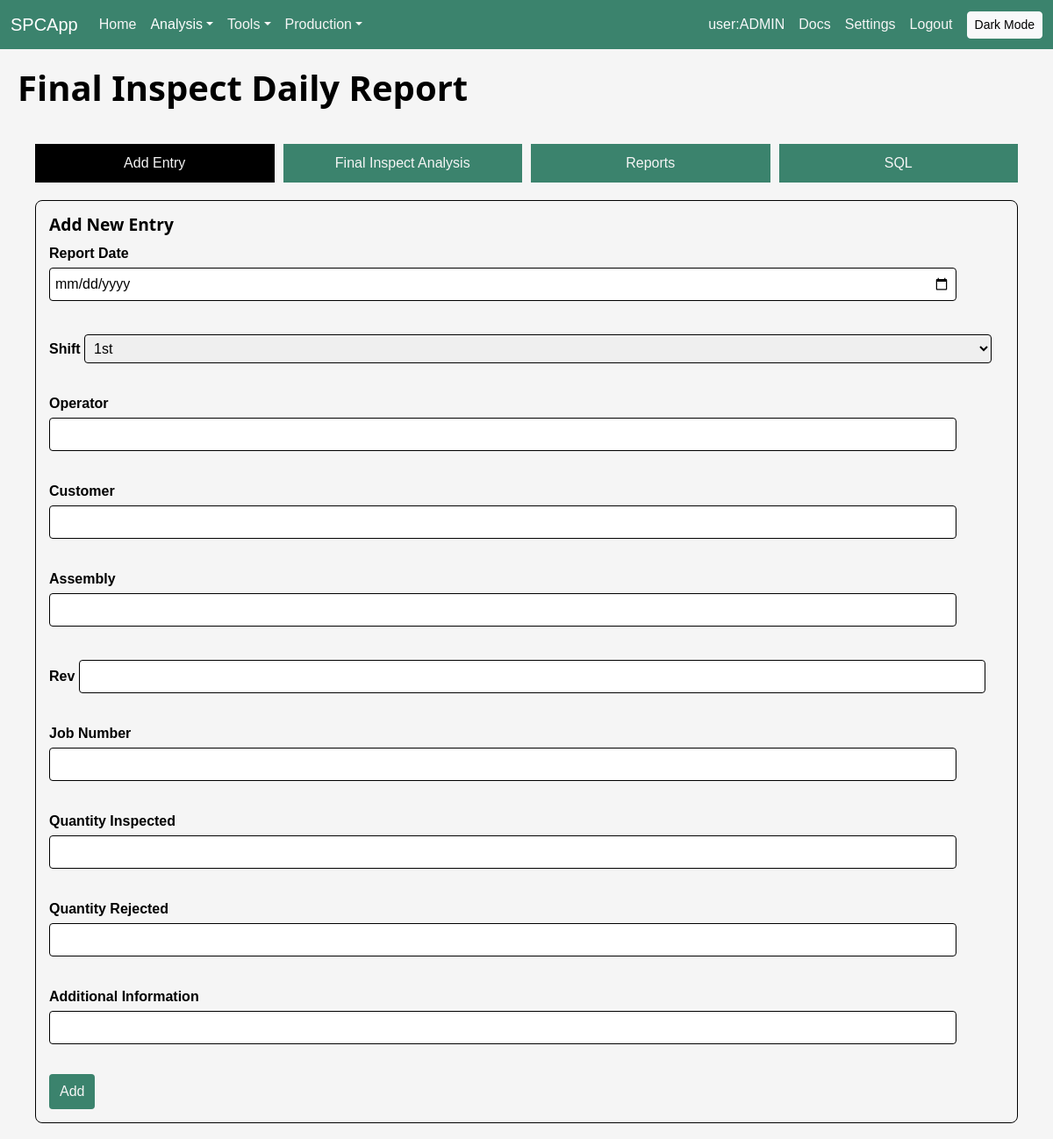
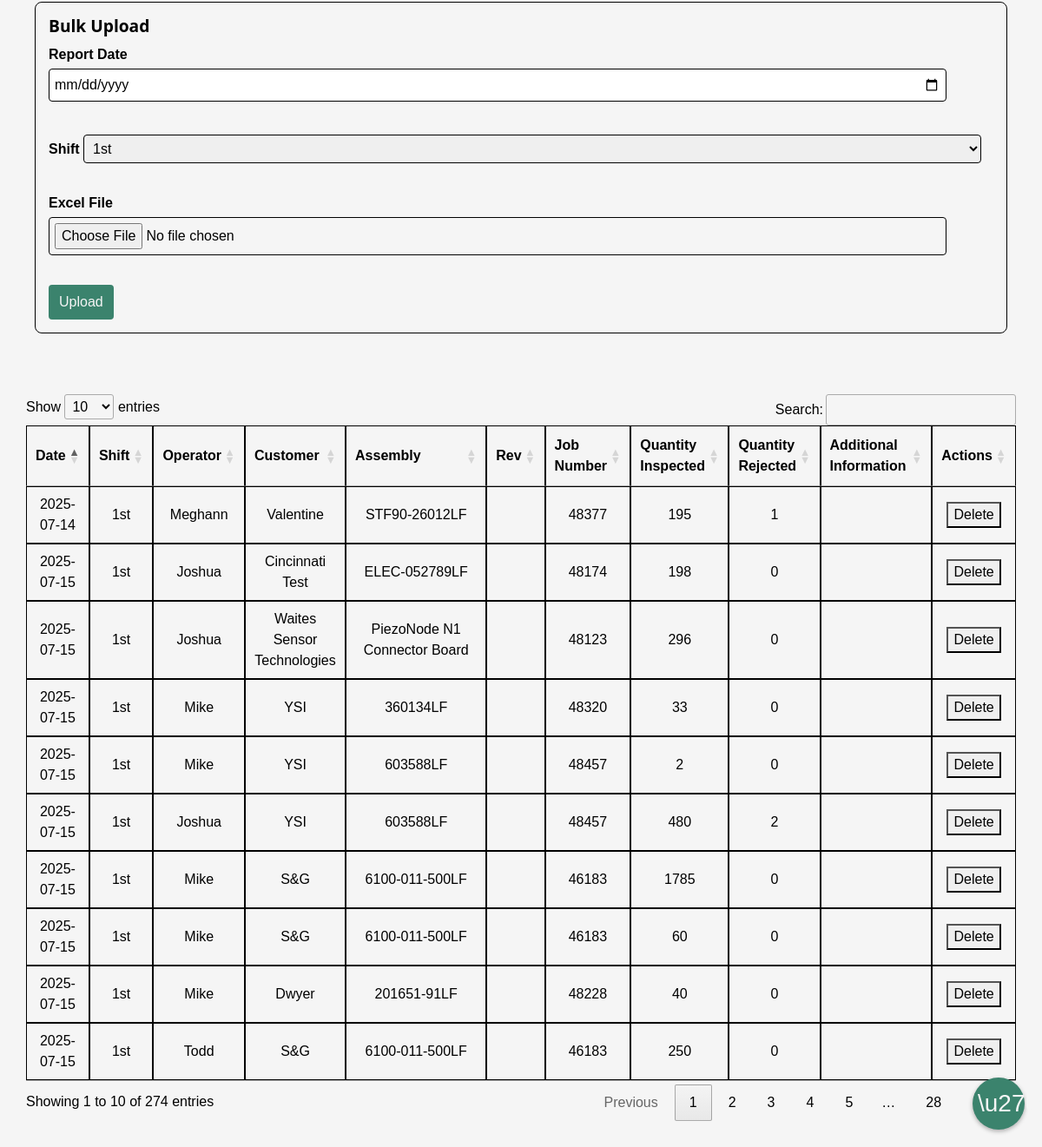
/final-inspect (signed in), run on the app's committed database (2 pictures, top to bottom).
### tables this page shows
CREATE TABLE users (
            id INTEGER PRIMARY KEY AUTOINCREMENT,
            username TEXT UNIQUE,
            password TEXT,
            part_markings INTEGER DEFAULT 0,
            aoi INTEGER DEFAULT 0,
            analysis INTEGER DEFAULT 0,
            dashboard INTEGER DEFAULT 0,
            reports INTEGER DEFAULT 0,
            c_suite INTEGER DEFAULT 0,
            is_admin INTEGER DEFAULT 0
        );

CREATE TABLE fi_reports (
            id INTEGER PRIMARY KEY AUTOINCREMENT,
            report_date TEXT NOT NULL,
            shift TEXT,
            operator TEXT,
            customer TEXT,
            assembly TEXT,
            rev TEXT,
            job_number TEXT,
            qty_inspected INTEGER,
            qty_rejected INTEGER,
            additional_info TEXT
        );

### run.py (the view, shortened to what this page needs)
@app.route('/final-inspect', methods=['GET', 'POST'])
@login_required
def final_inspect_report():
    conn = get_db()
    start = request.args.get('start')
    end = request.args.get('end')
    customer = request.args.get('customer')
    shift_filter = request.args.get('shift')
    operator_filter = request.args.get('operator')
    assembly_filter = request.args.get('assembly')
    where = 'WHERE 1=1'
    params = []
    if start:
        where += ' AND report_date >= ?'
        params.append(start)
    if end:
        where += ' AND report_date <= ?'
        params.append(end)
    if customer:
        where += ' AND customer = ?'
        params.append(customer)
    if shift_filter:
        where += ' AND shift = ?'
        params.append(shift_filter)
    if operator_filter:
        where += ' AND operator = ?'
        params.append(operator_filter)
    if assembly_filter:
        where += ' AND assembly = ?'
        params.append(assembly_filter)
    rows = conn.execute(
        f'SELECT * FROM fi_reports {where} ORDER BY report_date DESC, id DESC',
        params,
    ).fetchall()
    op_rows = conn.execute(
        f'SELECT operator, SUM(qty_inspected) AS inspected, SUM(qty_rejected) AS rejected '
        f'FROM fi_reports {where} GROUP BY operator ORDER BY inspected DESC',
        params,
    ).fetchall()
    asm_rows = conn.execute(
        f'SELECT assembly, SUM(qty_inspected) AS inspected, SUM(qty_rejected) AS rejected '
        f'FROM fi_reports {where} GROUP BY assembly ORDER BY inspected DESC',
        params,
    ).fetchall()
    shift_rows = conn.execute(
        f'SELECT report_date, shift, SUM(qty_inspected) AS inspected, '
        f'SUM(qty_rejected) AS rejected FROM fi_reports {where} '
        f'GROUP BY report_date, shift ORDER BY report_date, shift',
        params,
    ).fetchall()
    cust_rows = conn.execute(
        f'SELECT customer, SUM(qty_rejected)*1.0/SUM(qty_inspected) AS rate '
        f'FROM fi_reports {where} GROUP BY customer ORDER BY customer',
        params,
    ).fetchall()
    yield_rows = conn.execute(
        f'SELECT report_date, 1 - SUM(qty_rejected)*1.0/SUM(qty_inspected) AS yield '
        f'FROM fi_reports {where} GROUP BY report_date ORDER BY report_date',
        params,
    ).fetchall()
    customer_opts = [r['customer'] for r in conn.execute('SELECT DISTINCT customer FROM fi_reports ORDER BY customer').fetchall()]
    shift_opts = [r['shift'] for r in conn.execute('SELECT DISTINCT shift FROM fi_reports ORDER BY shift').fetchall()]
    operator_opts = [r['operator'] for r in conn.execute('SELECT DISTINCT operator FROM fi_reports ORDER BY operator').fetchall()]
    assembly_opts = [r['assembly'] for r in conn.execute('SELECT DISTINCT assembly FROM fi_reports ORDER BY assembly').fetchall()]
    conn.close()
    operators = []
    for r in op_rows:
        inspected = r['inspected'] or 0
        rejected = r['rejected'] or 0
        yield_rate = 1 - (rejected / inspected) if inspected else 0
        operators.append({
            'operator': r['operator'],
            'inspected': inspected,
            'rejected': rejected,
            'yield': yield_rate,
        })
    assemblies = []
    for r in asm_rows:
        inspected = r['inspected'] or 0
        rejected = r['rejected'] or 0
        yield_rate = 1 - (rejected / inspected) if inspected else 0
        assemblies.append({
            'assembly': r['assembly'],
            'inspected': inspected,
            'rejected': rejected,
            'yield': yield_rate,
        })
    shift_totals = [
        {
            'report_date': r['report_date'],
            'shift': r['shift'],
            'inspected': r['inspected'] or 0,
            'rejected': r['rejected'] or 0,
        }
        for r in shift_rows
    ]
    customer_rates = [
        {
            'customer': r['customer'],
            'rate': r['rate'] or 0,
        }
        for r in cust_rows
    ]
    yield_series = [
        {
            'report_date': r['report_date'],
            'yield': r['yield'] or 0,
        }
        for r in yield_rows
    ]
    return render_template(
        'final_inspect.html',
        records=rows,
        operators=operators,
        assemblies=assemblies,
        shift_totals=shift_totals,
        customer_rates=customer_rates,
        yield_series=yield_series,
        customers=customer_opts,
        shifts=shift_opts,
        operator_opts=operator_opts,
        assembly_opts=assembly_opts,
        start=start,
        end=end,
        selected_customer=customer,
        selected_shift=shift_filter,
        selected_operator=operator_filter,
        selected_assembly=assembly_filter,
        report_base='final-inspect',
    )

### templates/final_inspect.html (shortened to what this page needs)
{% extends 'base.html' %}
{% block head_extra %}
  <link rel="stylesheet" href="https://cdn.datatables.net/1.13.4/css/jquery.dataTables.min.css">
{% endblock %}
{% block content %}
  <h1>Final Inspect Daily Report</h1>
  <div id="container">
    <div id="aoi-actions">
      <nav class="tab-nav">
        <button class="tab-link active" data-tab="add-entry" data-desc="Record new inspection results." data-more="Log final inspect data individually or through bulk upload.">Add Entry</button>
        <button class="tab-link" data-tab="analysis" data-desc="Review final inspection metrics." data-more="Analyze yields and defect trends to monitor quality.">Final Inspect Analysis</button>
        <button class="tab-link" data-tab="reports" data-desc="Generate and export summary reports." data-more="Create PDF summaries of inspections for distribution.">Reports</button>
        <button class="tab-link" data-tab="sql" data-desc="Run custom queries on final inspect data." data-more="Use SQL to directly access underlying inspection records.">SQL</button>
      </nav>
      <div id="add-entry" class="tab-content active">
        <div class="action-panel">
          {% if is_admin or permissions['aoi'] %}
          <div class="action-card">
            <h2>Add New Entry</h2>
            <form method="post">
              <label>Report Date
                <input type="date" name="report_date" required>
              </label><br>
              <label>Shift
                <select name="shift" required>
                  <option value="1st">1st</option>
                </select>
              </label><br>
              <label>Operator
                <input type="text" name="operator" required>
              </label><br>
              <label>Customer
                <input type="text" name="customer">
              </label><br>
              <label>Assembly
                <input type="text" name="assembly">
              </label><br>
              <label>Rev
                <input type="text" name="rev">
              </label><br>
              <label>Job Number
                <input type="text" name="job_number">
              </label><br>
              <label>Quantity Inspected
                <input type="number" name="qty_inspected" min="0">
              </label><br>
              <label>Quantity Rejected
                <input type="number" name="qty_rejected" min="0">
              </label><br>
              <label>Additional Information
                <input type="text" name="additional_info">
              </label><br>
              <button type="submit">Add</button>
            </form>
          </div>
          <div class="action-card">
            <h2>Bulk Upload</h2>
            <form method="post" enctype="multipart/form-data">
              <label>Report Date
                <input type="date" name="report_date" required>
              </label><br>
              <label>Shift
                <select name="shift" required>
                  <option value="1st">1st</option>
                </select>
              </label><br>
              <label>Excel File
                <input type="file" name="excel_file" accept=".xls,.xlsx" required>
              </label><br>
              <button type="submit">Upload</button>
            </form>
          </div>
          {% endif %}
        </div>
      </div>
    </div>
    <div id="final-inspect-table">
      <table>
        <thead>
          <tr>
            <th>Date</th>
            <th>Shift</th>
            <th>Operator</th>
            <th>Customer</th>
            <th>Assembly</th>
            <th>Rev</th>
            <th>Job Number</th>
            <th>Quantity Inspected</th>
            <th>Quantity Rejected</th>
            <th>Additional Information</th>
            {% if is_admin or permissions['aoi'] %}
            <th>Actions</th>
            {% endif %}
          </tr>
        </thead>
        <tbody>
          {% for r in records %}
          <tr data-id="{{ r['id'] }}">
            <td>{{ r['report_date'] }}</td>
            <td>{{ r['shift'] }}</td>
            <td>{{ r['operator'] }}</td>
            <td>{{ r['customer'] }}</td>
            <td>{{ r['assembly'] }}</td>
            <td>{{ r['rev'] }}</td>
            <td>{{ r['job_number'] }}</td>
            <td>{{ r['qty_inspected'] }}</td>
            <td>{{ r['qty_rejected'] }}</td>
            <td>{{ r['additional_info'] }}</td>
            {% if is_admin or permissions['aoi'] %}
            <td class="no-edit"><button type="button" class="delete-row">Delete</button></td>
            {% endif %}
          </tr>
          {% endfor %}
        </tbody>
      </table>
    </div>
  </div>
{% endblock %}

### templates/base.html (shortened to what this page needs)
<!doctype html>
<html lang="en">
<head>
  <link href="https://cdn.jsdelivr.net/npm/bootstrap@5.3.2/dist/css/bootstrap.min.css" rel="stylesheet">
  <link rel="stylesheet" href="/static/css/theme.css">
  <link rel="stylesheet" href="/static/css/style.css">
  <link rel="stylesheet" href="/static/css/bootstrap_overrides.css">
  {% block head_extra %}{% endblock %}
</head>
<body data-admin="{{ 'true' if is_admin else 'false' }}" data-base-path="{{ report_base|default('') }}">
  {% if current_user %}
  <nav class="navbar navbar-expand-lg navbar-dark" aria-label="Main navigation">
    <div class="container-fluid">
      <a class="navbar-brand" href="{{ url_for('home') }}">SPCApp</a>
      <div class="collapse navbar-collapse" id="mainNav">
        <ul class="navbar-nav me-auto">
          <li class="nav-item">
            <a class="nav-link{% if request.endpoint == 'home' %} active{% endif %}" href="{{ url_for('home') }}"{% if request.endpoint == 'home' %} aria-current="page"{% endif %}>Home</a>
          </li>
          <li class="nav-item dropdown">
            <a class="nav-link dropdown-toggle{% if request.endpoint and (request.endpoint.startswith('analysis') or request.endpoint in ['aoi_report','final_inspect_report']) %} active{% endif %}" href="#" id="analysisDropdown" role="button" data-bs-toggle="dropdown" aria-expanded="false">Analysis</a>
          </li>
          <li class="nav-item dropdown">
            <a class="nav-link dropdown-toggle" href="#" id="toolsDropdown" role="button" data-bs-toggle="dropdown" aria-expanded="false">Tools</a>
          </li>
          <li class="nav-item dropdown">
            <a class="nav-link dropdown-toggle{% if request.endpoint and request.endpoint.startswith('jobs') %} active{% endif %}" href="#" id="productionDropdown" role="button" data-bs-toggle="dropdown" aria-expanded="false">Production</a>
          </li>
        </ul>
        <div class="navbar-nav ms-auto align-items-center">
          <span class="navbar-text text-light me-2">user:{{ current_user }}</span>
          <a class="nav-link{% if request.endpoint == 'docs' %} active{% endif %}" href="{{ url_for('docs') }}"{% if request.endpoint == 'docs' %} aria-current="page"{% endif %}>Docs</a>
          {% if is_admin %}
          <a class="nav-link{% if request.endpoint == 'settings' %} active{% endif %}" href="{{ url_for('settings') }}"{% if request.endpoint == 'settings' %} aria-current="page"{% endif %}>Settings</a>
          {% endif %}
          <a class="nav-link" href="{{ url_for('logout') }}">Logout</a>
          <button id="theme-toggle" type="button" class="btn btn-light btn-sm ms-2">Dark Mode</button>
        </div>
      </div>
    </div>
  </nav>
  {% endif %}
  <main>
  {% if is_admin or permissions.get('reports') %}
  <button id="report-button" title="Generate Report" onclick="openReportWindow()">\u270e</button>
  {% endif %}
  {% block content %}{% endblock %}
  </main>
</body>
</html>

### data on the page
users: username "ADMIN"
fi_reports: report_date "2025-07-15", shift "1st", operator "Joshua", customer "Cincinnati Test", assembly "ELEC-052789LF", job_number "48174", qty_inspected "198", qty_rejected "0"
fi_reports: report_date "2025-07-15", shift "1st", operator "Joshua", customer "Waites Sensor Technologies", assembly "PiezoNode N1 Connector Board", job_number "48123", qty_inspected "296", qty_rejected "0"
fi_reports: report_date "2025-07-15", shift "1st", operator "Mike", customer "YSI", assembly "360134LF", job_number "48320", qty_inspected "33", qty_rejected "0"
fi_reports: report_date "2025-07-15", shift "1st", operator "Mike", customer "YSI", assembly "603588LF", job_number "48457", qty_inspected "2", qty_rejected "0"
fi_reports: report_date "2025-07-15", shift "1st", operator "Joshua", customer "YSI", assembly "603588LF", job_number "48457", qty_inspected "480", qty_rejected "2"
fi_reports: report_date "2025-07-15", shift "1st", operator "Mike", customer "S&G", assembly "6100-011-500LF", job_number "46183", qty_inspected "1785", qty_rejected "0"
fi_reports: report_date "2025-07-15", shift "1st", operator "Mike", customer "S&G", assembly "6100-011-500LF", job_number "46183", qty_inspected "60", qty_rejected "0"
fi_reports: report_date "2025-07-15", shift "1st", operator "Mike", customer "Dwyer", assembly "201651-91LF", job_number "48228", qty_inspected "40", qty_rejected "0"
fi_reports: report_date "2025-07-15", shift "1st", operator "Todd", customer "S&G", assembly "6100-011-500LF", job_number "46183", qty_inspected "250", qty_rejected "0"
fi_reports: report_date "2025-07-14", shift "1st", operator "Meghann", customer "Valentine", assembly "STF90-26012LF", job_number "48377", qty_inspected "195", qty_rejected "1"
